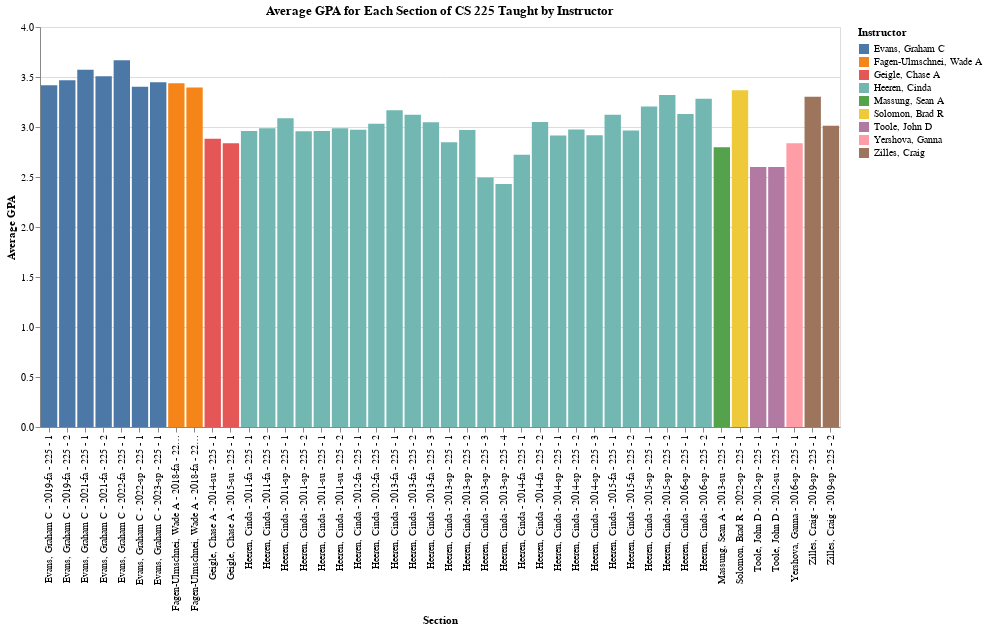

The code cell stored with this chart in its notebook:
### Code cell
# Add a row number within each group of 'Primary Instructor' and 'YearTerm' for uniqueness
popular_course['RowNumber'] = popular_course.groupby(['Primary Instructor', 'YearTerm']).cumcount() + 1

# Create a detailed section identifier
popular_course['DetailedSection'] = (
    popular_course['Primary Instructor'] + ' - ' +
    popular_course['YearTerm'] + ' - ' +
    popular_course['Number'].astype(str) + ' - ' +
    popular_course['RowNumber'].astype(str)
)

chart = alt.Chart(popular_course).mark_bar().encode(
    x=alt.X('DetailedSection:N', axis=alt.Axis(title='Section')),
    y=alt.Y('Average GPA:Q', axis=alt.Axis(title='Average GPA')),
    color=alt.Color('Primary Instructor:N', legend=alt.Legend(title="Instructor")),
    tooltip=['DetailedSection', 'Average GPA']
).properties(
    width=800,
    height=400,
    title='Average GPA for Each Section of CS 225 Taught by Instructor'
)

chart

### Figure 1 — Vega-Lite specification as saved in the notebook (floating-point values rounded to 4 significant figures)
{"config": {"view": {"continuousWidth": 300, "continuousHeight": 300}}, "data": {"name": "data-4f174a64a13a5bbb8bacd44ac5ea8aa5"}, "mark": {"type": "bar"}, "encoding": {"color": {"field": "Primary Instructor", "legend": {"title": "Instructor"}, "type": "nominal"}, "tooltip": [{"field": "DetailedSection", "type": "nominal"}, {"field": "Average GPA", "type": "quantitative"}], "x": {"axis": {"title": "Section"}, "field": "DetailedSection", "type": "nominal"}, "y": {"axis": {"title": "Average GPA"}, "field": "Average GPA", "type": "quantitative"}}, "height": 400, "title": "Average GPA for Each Section of CS 225 Taught by Instructor", "width": 800, "$schema": "https://vega.github.io/schema/vega-lite/v5.15.1.json", "datasets": {"data-4f174a64a13a5bbb8bacd44ac5ea8aa5": [{"Year": 2023, "Term": "Spring", "YearTerm": "2023-sp", "Subject": "CS", "Number": 225, "Course Title": "Data Structures", "Sched Type": "LEC", "A+": 10, "A": 307, "A-": 44, "B+": 36, "B": 32, "B-": 14, "C+": 16, "C": 13, "C-": 12, "D+": 6, "D": 9, "D-": 4, "F": 15, "W": 3, "Primary Instructor": "Evans, Graham C", "Students": 518, "Average GPA": 3.447, "RowNumber": 1, "DetailedSection": "Evans, Graham C - 2023-sp - 225 - 1"}, {"Year": 2022, "Term": "Fall", "YearTerm": "2022-fa", "Subject": "CS", "Number": 225, "Course Title": "Data Structures", "Sched Type": "LEC", "A+": 30, "A": 760, "A-": 57, "B+": 47, "B": 42, "B-": 20, "C+": 17, "C": 16, "C-": 11, "D+": 6, "D": 3, "D-": 6, "F": 24, "W": 4, "Primary Instructor": "Evans, Graham C", "Students": 1039, "Average GPA": 3.667, "RowNumber": 1, "DetailedSection": "Evans, Graham C - 2022-fa - 225 - 1"}, {"Year": 2022, "Term": "Spring", "YearTerm": "2022-sp", "Subject": "CS", "Number": 225, "Course Title": "Data Structures", "Sched Type": "LEC", "A+": 5, "A": 117, "A-": 9, "B+": 8, "B": 11, "B-": 4, "C+": 4, "C": 5, "C-": 5, "D+": 3, "D": 1, "D-": 3, "F": 9, "W": 2, "Primary Instructor": "Evans, Graham C", "Students": 184, "Average GPA": 3.402, "RowNumber": 1, "DetailedSection": "Evans, Graham C - 2022-sp - 225 - 1"}, {"Year": 2022, "Term": "Spring", "YearTerm": "2022-sp", "Subject": "CS", "Number": 225, "Course Title": "Data Structures", "Sched Type": "LEC", "A+": 9, "A": 176, "A-": 14, "B+": 12, "B": 12, "B-": 11, "C+": 6, "C": 7, "C-": 2, "D+": 1, "D": 2, "D-": 2, "F": 23, "W": 1, "Primary Instructor": "Solomon, Brad R", "Students": 277, "Average GPA": 3.367, "RowNumber": 1, "DetailedSection": "Solomon, Brad R - 2022-sp - 225 - 1"}, {"Year": 2021, "Term": "Fall", "YearTerm": "2021-fa", "Subject": "CS", "Number": 225, "Course Title": "Data Structures", "Sched Type": "LEC", "A+": 8, "A": 241, "A-": 14, "B+": 22, "B": 15, "B-": 6, "C+": 10, "C": 4, "C-": 6, "D+": 5, "D": 1, "D-": 3, "F": 10, "W": 5, "Primary Instructor": "Evans, Graham C", "Students": 345, "Average GPA": 3.573, "RowNumber": 1, "DetailedSection": "Evans, Graham C - 2021-fa - 225 - 1"}, {"Year": 2021, "Term": "Fall", "YearTerm": "2021-fa", "Subject": "CS", "Number": 225, "Course Title": "Data Structures", "Sched Type": "LEC", "A+": 6, "A": 220, "A-": 24, "B+": 20, "B": 13, "B-": 8, "C+": 7, "C": 8, "C-": 4, "D+": 3, "D": 5, "D-": 1, "F": 14, "W": 2, "Primary Instructor": "Evans, Graham C", "Students": 333, "Average GPA": 3.507, "RowNumber": 2, "DetailedSection": "Evans, Graham C - 2021-fa - 225 - 2"}, {"Year": 2019, "Term": "Fall", "YearTerm": "2019-fa", "Subject": "CS", "Number": 225, "Course Title": "Data Structures", "Sched Type": "LEC", "A+": 15, "A": 231, "A-": 19, "B+": 25, "B": 20, "B-": 12, "C+": 11, "C": 10, "C-": 10, "D+": 5, "D": 4, "D-": 5, "F": 15, "W": 2, "Primary Instructor": "Evans, Graham C", "Students": 382, "Average GPA": 3.417, "RowNumber": 1, "DetailedSection": "Evans, Graham C - 2019-fa - 225 - 1"}, {"Year": 2019, "Term": "Fall", "YearTerm": "2019-fa", "Subject": "CS", "Number": 225, "Course Title": "Data Structures", "Sched Type": "LEC", "A+": 9, "A": 236, "A-": 29, "B+": 18, "B": 18, "B-": 7, "C+": 12, "C": 10, "C-": 7, "D+": 4, "D": 6, "D-": 5, "F": 12, "W": 0, "Primary Instructor": "Evans, Graham C", "Students": 373, "Average GPA": 3.468, "RowNumber": 2, "DetailedSection": "Evans, Graham C - 2019-fa - 225 - 2"}, {"Year": 2019, "Term": "Spring", "YearTerm": "2019-sp", "Subject": "CS", "Number": 225, "Course Title": "Data Structures", "Sched Type": "LEC", "A+": 8, "A": 155, "A-": 16, "B+": 17, "B": 14, "B-": 9, "C+": 7, "C": 4, "C-": 6, "D+": 6, "D": 5, "D-": 2, "F": 18, "W": 3, "Primary Instructor": "Zilles, Craig", "Students": 267, "Average GPA": 3.303, "RowNumber": 1, "DetailedSection": "Zilles, Craig - 2019-sp - 225 - 1"}, {"Year": 2019, "Term": "Spring", "YearTerm": "2019-sp", "Subject": "CS", "Number": 225, "Course Title": "Data Structures", "Sched Type": "LEC", "A+": 15, "A": 77, "A-": 18, "B+": 12, "B": 11, "B-": 6, "C+": 5, "C": 8, "C-": 5, "D+": 7, "D": 5, "D-": 3, "F": 19, "W": 5, "Primary Instructor": "Zilles, Craig", "Students": 191, "Average GPA": 3.012, "RowNumber": 2, "DetailedSection": "Zilles, Craig - 2019-sp - 225 - 2"}, {"Year": 2018, "Term": "Fall", "YearTerm": "2018-fa", "Subject": "CS", "Number": 225, "Course Title": "Data Structures", "Sched Type": "LEC", "A+": 12, "A": 205, "A-": 24, "B+": 23, "B": 29, "B-": 10, "C+": 11, "C": 14, "C-": 9, "D+": 1, "D": 4, "D-": 5, "F": 9, "W": 2, "Primary Instructor": "Fagen-Ulmschnei, Wade A", "Students": 356, "Average GPA": 3.437, "RowNumber": 1, "DetailedSection": "Fagen-Ulmschnei, Wade A - 2018-fa - 225 - 1"}, {"Year": 2018, "Term": "Fall", "YearTerm": "2018-fa", "Subject": "CS", "Number": 225, "Course Title": "Data Structures", "Sched Type": "LEC", "A+": 13, "A": 203, "A-": 17, "B+": 22, "B": 15, "B-": 12, "C+": 17, "C": 8, "C-": 6, "D+": 5, "D": 5, "D-": 6, "F": 12, "W": 7, "Primary Instructor": "Fagen-Ulmschnei, Wade A", "Students": 341, "Average GPA": 3.396, "RowNumber": 2, "DetailedSection": "Fagen-Ulmschnei, Wade A - 2018-fa - 225 - 2"}, {"Year": 2016, "Term": "Spring", "YearTerm": "2016-sp", "Subject": "CS", "Number": 225, "Course Title": "Data Structures", "Sched Type": "LEC", "A+": 11, "A": 128, "A-": 54, "B+": 26, "B": 52, "B-": 21, "C+": 12, "C": 28, "C-": 0, "D+": 0, "D": 21, "D-": 0, "F": 17, "W": 4, "Primary Instructor": "Heeren, Cinda", "Students": 370, "Average GPA": 3.129, "RowNumber": 1, "DetailedSection": "Heeren, Cinda - 2016-sp - 225 - 1"}, {"Year": 2016, "Term": "Spring", "YearTerm": "2016-sp", "Subject": "CS", "Number": 225, "Course Title": "Data Structures", "Sched Type": "LEC", "A+": 5, "A": 82, "A-": 29, "B+": 14, "B": 24, "B-": 3, "C+": 8, "C": 14, "C-": 0, "D+": 0, "D": 9, "D-": 0, "F": 6, "W": 1, "Primary Instructor": "Heeren, Cinda", "Students": 194, "Average GPA": 3.282, "RowNumber": 2, "DetailedSection": "Heeren, Cinda - 2016-sp - 225 - 2"}, {"Year": 2016, "Term": "Spring", "YearTerm": "2016-sp", "Subject": "CS", "Number": 225, "Course Title": "Data Structures", "Sched Type": "LEC", "A+": 0, "A": 17, "A-": 14, "B+": 5, "B": 10, "B-": 6, "C+": 1, "C": 6, "C-": 0, "D+": 0, "D": 5, "D-": 0, "F": 7, "W": 1, "Primary Instructor": "Yershova, Ganna", "Students": 71, "Average GPA": 2.836, "RowNumber": 1, "DetailedSection": "Yershova, Ganna - 2016-sp - 225 - 1"}, {"Year": 2015, "Term": "Fall", "YearTerm": "2015-fa", "Subject": "CS", "Number": 225, "Course Title": "Data Structures", "Sched Type": "LEC", "A+": 5, "A": 89, "A-": 48, "B+": 26, "B": 56, "B-": 13, "C+": 13, "C": 20, "C-": 4, "D+": 0, "D": 12, "D-": 0, "F": 12, "W": 3, "Primary Instructor": "Heeren, Cinda", "Students": 298, "Average GPA": 3.122, "RowNumber": 1, "DetailedSection": "Heeren, Cinda - 2015-fa - 225 - 1"}, {"Year": 2015, "Term": "Fall", "YearTerm": "2015-fa", "Subject": "CS", "Number": 225, "Course Title": "Data Structures", "Sched Type": "LEC", "A+": 3, "A": 86, "A-": 36, "B+": 23, "B": 39, "B-": 19, "C+": 16, "C": 26, "C-": 11, "D+": 0, "D": 20, "D-": 0, "F": 11, "W": 3, "Primary Instructor": "Heeren, Cinda", "Students": 290, "Average GPA": 2.966, "RowNumber": 2, "DetailedSection": "Heeren, Cinda - 2015-fa - 225 - 2"}, {"Year": 2015, "Term": "Spring", "YearTerm": "2015-sp", "Subject": "CS", "Number": 225, "Course Title": "Data Structures", "Sched Type": "LEC", "A+": 33, "A": 89, "A-": 79, "B+": 37, "B": 35, "B-": 15, "C+": 23, "C": 18, "C-": 6, "D+": 9, "D": 6, "D-": 0, "F": 13, "W": 1, "Primary Instructor": "Heeren, Cinda", "Students": 363, "Average GPA": 3.206, "RowNumber": 1, "DetailedSection": "Heeren, Cinda - 2015-sp - 225 - 1"}, {"Year": 2015, "Term": "Spring", "YearTerm": "2015-sp", "Subject": "CS", "Number": 225, "Course Title": "Data Structures", "Sched Type": "LEC", "A+": 19, "A": 56, "A-": 30, "B+": 27, "B": 12, "B-": 11, "C+": 5, "C": 5, "C-": 4, "D+": 5, "D": 4, "D-": 0, "F": 4, "W": 3, "Primary Instructor": "Heeren, Cinda", "Students": 182, "Average GPA": 3.321, "RowNumber": 2, "DetailedSection": "Heeren, Cinda - 2015-sp - 225 - 2"}, {"Year": 2015, "Term": "Summer", "YearTerm": "2015-su", "Subject": "CS", "Number": 225, "Course Title": "Data Structures", "Sched Type": "LEC", "A+": 8, "A": 48, "A-": 22, "B+": 32, "B": 40, "B-": 14, "C+": 14, "C": 16, "C-": 8, "D+": 6, "D": 8, "D-": 2, "F": 16, "W": 8, "Primary Instructor": "Geigle, Chase A", "Students": 234, "Average GPA": 2.838, "RowNumber": 1, "DetailedSection": "Geigle, Chase A - 2015-su - 225 - 1"}, {"Year": 2014, "Term": "Fall", "YearTerm": "2014-fa", "Subject": "CS", "Number": 225, "Course Title": "Data Structures", "Sched Type": "LEC", "A+": 5, "A": 83, "A-": 28, "B+": 19, "B": 44, "B-": 21, "C+": 19, "C": 30, "C-": 8, "D+": 0, "D": 34, "D-": 0, "F": 24, "W": 8, "Primary Instructor": "Heeren, Cinda", "Students": 315, "Average GPA": 2.723, "RowNumber": 1, "DetailedSection": "Heeren, Cinda - 2014-fa - 225 - 1"}, {"Year": 2014, "Term": "Fall", "YearTerm": "2014-fa", "Subject": "CS", "Number": 225, "Course Title": "Data Structures", "Sched Type": "LEC", "A+": 1, "A": 62, "A-": 20, "B+": 13, "B": 32, "B-": 8, "C+": 10, "C": 7, "C-": 2, "D+": 0, "D": 16, "D-": 0, "F": 7, "W": 5, "Primary Instructor": "Heeren, Cinda", "Students": 178, "Average GPA": 3.049, "RowNumber": 2, "DetailedSection": "Heeren, Cinda - 2014-fa - 225 - 2"}, {"Year": 2014, "Term": "Spring", "YearTerm": "2014-sp", "Subject": "CS", "Number": 225, "Course Title": "Data Structures", "Sched Type": "LEC", "A+": 1, "A": 53, "A-": 17, "B+": 17, "B": 22, "B-": 17, "C+": 11, "C": 11, "C-": 6, "D+": 0, "D": 12, "D-": 0, "F": 10, "W": 2, "Primary Instructor": "Heeren, Cinda", "Students": 177, "Average GPA": 2.915, "RowNumber": 1, "DetailedSection": "Heeren, Cinda - 2014-sp - 225 - 1"}, {"Year": 2014, "Term": "Spring", "YearTerm": "2014-sp", "Subject": "CS", "Number": 225, "Course Title": "Data Structures", "Sched Type": "LEC", "A+": 1, "A": 65, "A-": 13, "B+": 15, "B": 23, "B-": 12, "C+": 9, "C": 19, "C-": 3, "D+": 0, "D": 12, "D-": 0, "F": 9, "W": 1, "Primary Instructor": "Heeren, Cinda", "Students": 181, "Average GPA": 2.976, "RowNumber": 2, "DetailedSection": "Heeren, Cinda - 2014-sp - 225 - 2"}, {"Year": 2014, "Term": "Spring", "YearTerm": "2014-sp", "Subject": "CS", "Number": 225, "Course Title": "Data Structures", "Sched Type": "LEC", "A+": 3, "A": 42, "A-": 14, "B+": 24, "B": 29, "B-": 10, "C+": 12, "C": 10, "C-": 3, "D+": 0, "D": 18, "D-": 0, "F": 5, "W": 2, "Primary Instructor": "Heeren, Cinda", "Students": 170, "Average GPA": 2.917, "RowNumber": 3, "DetailedSection": "Heeren, Cinda - 2014-sp - 225 - 3"}, {"Year": 2014, "Term": "Summer", "YearTerm": "2014-su", "Subject": "CS", "Number": 225, "Course Title": "Data Structures", "Sched Type": "LEC", "A+": 3, "A": 16, "A-": 5, "B+": 8, "B": 13, "B-": 3, "C+": 3, "C": 10, "C-": 1, "D+": 4, "D": 2, "D-": 1, "F": 2, "W": 6, "Primary Instructor": "Geigle, Chase A", "Students": 71, "Average GPA": 2.882, "RowNumber": 1, "DetailedSection": "Geigle, Chase A - 2014-su - 225 - 1"}, {"Year": 2013, "Term": "Fall", "YearTerm": "2013-fa", "Subject": "CS", "Number": 225, "Course Title": "Data Structures", "Sched Type": "LEC", "A+": 3, "A": 68, "A-": 21, "B+": 12, "B": 33, "B-": 14, "C+": 9, "C": 15, "C-": 7, "D+": 0, "D": 5, "D-": 0, "F": 4, "W": 2, "Primary Instructor": "Heeren, Cinda", "Students": 191, "Average GPA": 3.168, "RowNumber": 1, "DetailedSection": "Heeren, Cinda - 2013-fa - 225 - 1"}, {"Year": 2013, "Term": "Fall", "YearTerm": "2013-fa", "Subject": "CS", "Number": 225, "Course Title": "Data Structures", "Sched Type": "LEC", "A+": 2, "A": 59, "A-": 29, "B+": 11, "B": 18, "B-": 21, "C+": 8, "C": 11, "C-": 3, "D+": 0, "D": 10, "D-": 0, "F": 5, "W": 0, "Primary Instructor": "Heeren, Cinda", "Students": 177, "Average GPA": 3.123, "RowNumber": 2, "DetailedSection": "Heeren, Cinda - 2013-fa - 225 - 2"}, {"Year": 2013, "Term": "Fall", "YearTerm": "2013-fa", "Subject": "CS", "Number": 225, "Course Title": "Data Structures", "Sched Type": "LEC", "A+": 0, "A": 38, "A-": 11, "B+": 1, "B": 10, "B-": 7, "C+": 6, "C": 4, "C-": 3, "D+": 0, "D": 6, "D-": 0, "F": 5, "W": 1, "Primary Instructor": "Heeren, Cinda", "Students": 91, "Average GPA": 3.048, "RowNumber": 3, "DetailedSection": "Heeren, Cinda - 2013-fa - 225 - 3"}, {"Year": 2013, "Term": "Spring", "YearTerm": "2013-sp", "Subject": "CS", "Number": 225, "Course Title": "Data Structures", "Sched Type": "LEC", "A+": 9, "A": 35, "A-": 29, "B+": 6, "B": 18, "B-": 9, "C+": 9, "C": 22, "C-": 0, "D+": 0, "D": 13, "D-": 0, "F": 11, "W": 0, "Primary Instructor": "Heeren, Cinda", "Students": 161, "Average GPA": 2.847, "RowNumber": 1, "DetailedSection": "Heeren, Cinda - 2013-sp - 225 - 1"}, {"Year": 2013, "Term": "Spring", "YearTerm": "2013-sp", "Subject": "CS", "Number": 225, "Course Title": "Data Structures", "Sched Type": "LEC", "A+": 6, "A": 37, "A-": 40, "B+": 12, "B": 23, "B-": 8, "C+": 5, "C": 26, "C-": 0, "D+": 0, "D": 13, "D-": 0, "F": 7, "W": 0, "Primary Instructor": "Heeren, Cinda", "Students": 177, "Average GPA": 2.97, "RowNumber": 2, "DetailedSection": "Heeren, Cinda - 2013-sp - 225 - 2"}, {"Year": 2013, "Term": "Spring", "YearTerm": "2013-sp", "Subject": "CS", "Number": 225, "Course Title": "Data Structures", "Sched Type": "LEC", "A+": 0, "A": 3, "A-": 2, "B+": 1, "B": 6, "B-": 6, "C+": 2, "C": 4, "C-": 0, "D+": 0, "D": 3, "D-": 0, "F": 2, "W": 0, "Primary Instructor": "Heeren, Cinda", "Students": 29, "Average GPA": 2.495, "RowNumber": 3, "DetailedSection": "Heeren, Cinda - 2013-sp - 225 - 3"}, {"Year": 2013, "Term": "Spring", "YearTerm": "2013-sp", "Subject": "CS", "Number": 225, "Course Title": "Data Structures", "Sched Type": "LEC", "A+": 0, "A": 2, "A-": 4, "B+": 3, "B": 2, "B-": 2, "C+": 1, "C": 4, "C-": 0, "D+": 0, "D": 4, "D-": 0, "F": 2, "W": 0, "Primary Instructor": "Heeren, Cinda", "Students": 24, "Average GPA": 2.431, "RowNumber": 4, "DetailedSection": "Heeren, Cinda - 2013-sp - 225 - 4"}, {"Year": 2013, "Term": "Summer", "YearTerm": "2013-su", "Subject": "CS", "Number": 225, "Course Title": "Data Structures", "Sched Type": "LEC", "A+": 3, "A": 12, "A-": 4, "B+": 6, "B": 7, "B-": 5, "C+": 5, "C": 1, "C-": 4, "D+": 3, "D": 2, "D-": 2, "F": 2, "W": 2, "Primary Instructor": "Massung, Sean A", "Students": 56, "Average GPA": 2.798, "RowNumber": 1, "DetailedSection": "Massung, Sean A - 2013-su - 225 - 1"}, {"Year": 2012, "Term": "Fall", "YearTerm": "2012-fa", "Subject": "CS", "Number": 225, "Course Title": "Data Structures", "Sched Type": "LEC", "A+": 2, "A": 55, "A-": 28, "B+": 10, "B": 36, "B-": 7, "C+": 7, "C": 21, "C-": 0, "D+": 0, "D": 10, "D-": 0, "F": 12, "W": 2, "Primary Instructor": "Heeren, Cinda", "Students": 188, "Average GPA": 2.974, "RowNumber": 1, "DetailedSection": "Heeren, Cinda - 2012-fa - 225 - 1"}, {"Year": 2012, "Term": "Fall", "YearTerm": "2012-fa", "Subject": "CS", "Number": 225, "Course Title": "Data Structures", "Sched Type": "LEC", "A+": 1, "A": 54, "A-": 30, "B+": 13, "B": 34, "B-": 7, "C+": 6, "C": 18, "C-": 0, "D+": 0, "D": 11, "D-": 0, "F": 9, "W": 0, "Primary Instructor": "Heeren, Cinda", "Students": 183, "Average GPA": 3.033, "RowNumber": 2, "DetailedSection": "Heeren, Cinda - 2012-fa - 225 - 2"}, {"Year": 2012, "Term": "Spring", "YearTerm": "2012-sp", "Subject": "CS", "Number": 225, "Course Title": "Data Structures", "Sched Type": "LEC", "A+": 1, "A": 12, "A-": 6, "B+": 4, "B": 8, "B-": 2, "C+": 3, "C": 4, "C-": 5, "D+": 0, "D": 3, "D-": 0, "F": 7, "W": 1, "Primary Instructor": "Toole, John D", "Students": 55, "Average GPA": 2.6, "RowNumber": 1, "DetailedSection": "Toole, John D - 2012-sp - 225 - 1"}, {"Year": 2012, "Term": "Summer", "YearTerm": "2012-su", "Subject": "CS", "Number": 225, "Course Title": "Data Structures", "Sched Type": "LEC", "A+": 1, "A": 12, "A-": 6, "B+": 4, "B": 8, "B-": 2, "C+": 3, "C": 4, "C-": 5, "D+": 0, "D": 3, "D-": 0, "F": 7, "W": 1, "Primary Instructor": "Toole, John D", "Students": 55, "Average GPA": 2.6, "RowNumber": 1, "DetailedSection": "Toole, John D - 2012-su - 225 - 1"}, {"Year": 2011, "Term": "Fall", "YearTerm": "2011-fa", "Subject": "CS", "Number": 225, "Course Title": "Data Structures", "Sched Type": "LEC", "A+": 1, "A": 46, "A-": 11, "B+": 11, "B": 31, "B-": 9, "C+": 9, "C": 19, "C-": 7, "D+": 0, "D": 6, "D-": 0, "F": 5, "W": 0, "Primary Instructor": "Heeren, Cinda", "Students": 155, "Average GPA": 2.959, "RowNumber": 1, "DetailedSection": "Heeren, Cinda - 2011-fa - 225 - 1"}, {"Year": 2011, "Term": "Fall", "YearTerm": "2011-fa", "Subject": "CS", "Number": 225, "Course Title": "Data Structures", "Sched Type": "LEC", "A+": 2, "A": 55, "A-": 9, "B+": 8, "B": 41, "B-": 7, "C+": 12, "C": 15, "C-": 10, "D+": 0, "D": 4, "D-": 0, "F": 7, "W": 1, "Primary Instructor": "Heeren, Cinda", "Students": 170, "Average GPA": 2.988, "RowNumber": 2, "DetailedSection": "Heeren, Cinda - 2011-fa - 225 - 2"}, {"Year": 2011, "Term": "Spring", "YearTerm": "2011-sp", "Subject": "CS", "Number": 225, "Course Title": "Data Structures", "Sched Type": "LEC", "A+": 0, "A": 55, "A-": 26, "B+": 8, "B": 35, "B-": 10, "C+": 6, "C": 8, "C-": 3, "D+": 0, "D": 13, "D-": 0, "F": 5, "W": 0, "Primary Instructor": "Heeren, Cinda", "Students": 169, "Average GPA": 3.087, "RowNumber": 1, "DetailedSection": "Heeren, Cinda - 2011-sp - 225 - 1"}, {"Year": 2011, "Term": "Spring", "YearTerm": "2011-sp", "Subject": "CS", "Number": 225, "Course Title": "Data Structures", "Sched Type": "LEC", "A+": 0, "A": 17, "A-": 9, "B+": 4, "B": 14, "B-": 1, "C+": 3, "C": 6, "C-": 2, "D+": 0, "D": 5, "D-": 0, "F": 2, "W": 2, "Primary Instructor": "Heeren, Cinda", "Students": 63, "Average GPA": 2.958, "RowNumber": 2, "DetailedSection": "Heeren, Cinda - 2011-sp - 225 - 2"}, {"Year": 2011, "Term": "Summer", "YearTerm": "2011-su", "Subject": "CS", "Number": 225, "Course Title": "Data Structures", "Sched Type": "LEC", "A+": 1, "A": 46, "A-": 11, "B+": 11, "B": 31, "B-": 9, "C+": 9, "C": 19, "C-": 7, "D+": 0, "D": 6, "D-": 0, "F": 5, "W": 0, "Primary Instructor": "Heeren, Cinda", "Students": 155, "Average GPA": 2.959, "RowNumber": 1, "DetailedSection": "Heeren, Cinda - 2011-su - 225 - 1"}, {"Year": 2011, "Term": "Summer", "YearTerm": "2011-su", "Subject": "CS", "Number": 225, "Course Title": "Data Structures", "Sched Type": "LEC", "A+": 2, "A": 55, "A-": 9, "B+": 8, "B": 41, "B-": 7, "C+": 12, "C": 15, "C-": 10, "D+": 0, "D": 4, "D-": 0, "F": 7, "W": 1, "Primary Instructor": "Heeren, Cinda", "Students": 170, "Average GPA": 2.988, "RowNumber": 2, "DetailedSection": "Heeren, Cinda - 2011-su - 225 - 2"}]}}
